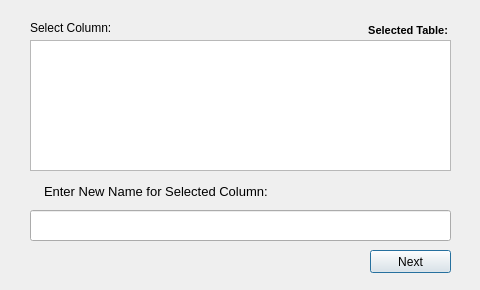
<?xml version="1.0" encoding="UTF-8"?>
<ui version="4.0">
 <class>Dialog</class>
 <widget class="QDialog" name="Dialog">
  <property name="geometry">
   <rect>
    <x>0</x>
    <y>0</y>
    <width>480</width>
    <height>290</height>
   </rect>
  </property>
  <property name="minimumSize">
   <size>
    <width>480</width>
    <height>290</height>
   </size>
  </property>
  <property name="maximumSize">
   <size>
    <width>480</width>
    <height>290</height>
   </size>
  </property>
  <property name="windowTitle">
   <string>Confirm Action!</string>
  </property>
  <property name="windowIcon">
   <iconset>
    <normaloff>icon.png</normaloff>icon.png</iconset>
  </property>
  <property name="sizeGripEnabled">
   <bool>false</bool>
  </property>
  <property name="modal">
   <bool>false</bool>
  </property>
  <widget class="QStackedWidget" name="stackedWidget">
   <property name="geometry">
    <rect>
     <x>0</x>
     <y>0</y>
     <width>481</width>
     <height>291</height>
    </rect>
   </property>
   <property name="contextMenuPolicy">
    <enum>Qt::PreventContextMenu</enum>
   </property>
   <property name="currentIndex">
    <number>0</number>
   </property>
   <widget class="QWidget" name="rename_box_page">
    <widget class="QLineEdit" name="renameCol_textBox">
     <property name="geometry">
      <rect>
       <x>30</x>
       <y>210</y>
       <width>421</width>
       <height>31</height>
      </rect>
     </property>
     <property name="styleSheet">
      <string notr="true">font: 12pt &quot;Terminal&quot;;</string>
     </property>
    </widget>
    <widget class="QWidget" name="horizontalLayoutWidget">
     <property name="geometry">
      <rect>
       <x>44</x>
       <y>180</y>
       <width>401</width>
       <height>22</height>
      </rect>
     </property>
     <layout class="QHBoxLayout" name="horizontalLayout">
      <item>
       <widget class="QLabel" name="label_4">
        <property name="font">
         <font>
          <pointsize>10</pointsize>
         </font>
        </property>
        <property name="text">
         <string>Enter New Name for Selected Column:</string>
        </property>
       </widget>
      </item>
      <item>
       <widget class="QLabel" name="selected_Col">
        <property name="sizePolicy">
         <sizepolicy hsizetype="Expanding" vsizetype="Expanding">
          <horstretch>0</horstretch>
          <verstretch>0</verstretch>
         </sizepolicy>
        </property>
        <property name="font">
         <font>
          <pointsize>9</pointsize>
          <weight>75</weight>
          <bold>true</bold>
         </font>
        </property>
        <property name="text">
         <string>&lt;none&gt;</string>
        </property>
        <property name="textFormat">
         <enum>Qt::PlainText</enum>
        </property>
        <property name="wordWrap">
         <bool>true</bool>
        </property>
       </widget>
      </item>
      <item>
       <spacer name="horizontalSpacer">
        <property name="orientation">
         <enum>Qt::Horizontal</enum>
        </property>
        <property name="sizeHint" stdset="0">
         <size>
          <width>40</width>
          <height>20</height>
         </size>
        </property>
       </spacer>
      </item>
     </layout>
    </widget>
    <widget class="QPushButton" name="next">
     <property name="geometry">
      <rect>
       <x>370</x>
       <y>250</y>
       <width>81</width>
       <height>23</height>
      </rect>
     </property>
     <property name="text">
      <string>Next</string>
     </property>
    </widget>
    <widget class="QListWidget" name="col_listWidget">
     <property name="geometry">
      <rect>
       <x>30</x>
       <y>40</y>
       <width>421</width>
       <height>131</height>
      </rect>
     </property>
     <property name="editTriggers">
      <set>QAbstractItemView::NoEditTriggers</set>
     </property>
    </widget>
    <widget class="QLabel" name="label_5">
     <property name="geometry">
      <rect>
       <x>30</x>
       <y>20</y>
       <width>141</width>
       <height>16</height>
      </rect>
     </property>
     <property name="font">
      <font>
       <pointsize>9</pointsize>
       <weight>50</weight>
       <italic>false</italic>
       <bold>false</bold>
      </font>
     </property>
     <property name="text">
      <string>Select Column:</string>
     </property>
    </widget>
    <widget class="QLabel" name="selectedTB">
     <property name="geometry">
      <rect>
       <x>210</x>
       <y>20</y>
       <width>241</width>
       <height>20</height>
      </rect>
     </property>
     <property name="font">
      <font>
       <pointsize>8</pointsize>
       <weight>75</weight>
       <bold>true</bold>
      </font>
     </property>
     <property name="text">
      <string>Selected Table: </string>
     </property>
     <property name="alignment">
      <set>Qt::AlignRight|Qt::AlignTrailing|Qt::AlignVCenter</set>
     </property>
    </widget>
   </widget>
   <widget class="QWidget" name="confirmation_page">
    <widget class="QLabel" name="label">
     <property name="geometry">
      <rect>
       <x>20</x>
       <y>70</y>
       <width>131</width>
       <height>131</height>
      </rect>
     </property>
     <property name="text">
      <string/>
     </property>
     <property name="pixmap">
      <pixmap>warning.png</pixmap>
     </property>
     <property name="scaledContents">
      <bool>true</bool>
     </property>
    </widget>
    <widget class="QLabel" name="label_3">
     <property name="geometry">
      <rect>
       <x>190</x>
       <y>90</y>
       <width>221</width>
       <height>21</height>
      </rect>
     </property>
     <property name="styleSheet">
      <string notr="true">font: 75 12pt &quot;Terminal&quot;;</string>
     </property>
     <property name="text">
      <string>!! LAST WARNING !!</string>
     </property>
    </widget>
    <widget class="QLabel" name="label_2">
     <property name="geometry">
      <rect>
       <x>190</x>
       <y>110</y>
       <width>251</width>
       <height>51</height>
      </rect>
     </property>
     <property name="styleSheet">
      <string notr="true">font: 12pt &quot;Montserrat&quot;;</string>
     </property>
     <property name="text">
      <string>Are you sure you want to rename the selected column:</string>
     </property>
     <property name="textFormat">
      <enum>Qt::PlainText</enum>
     </property>
     <property name="wordWrap">
      <bool>true</bool>
     </property>
    </widget>
    <widget class="QDialogButtonBox" name="buttonBox">
     <property name="enabled">
      <bool>false</bool>
     </property>
     <property name="geometry">
      <rect>
       <x>130</x>
       <y>260</y>
       <width>341</width>
       <height>21</height>
      </rect>
     </property>
     <property name="cursor">
      <cursorShape>PointingHandCursor</cursorShape>
     </property>
     <property name="focusPolicy">
      <enum>Qt::StrongFocus</enum>
     </property>
     <property name="orientation">
      <enum>Qt::Horizontal</enum>
     </property>
     <property name="standardButtons">
      <set>QDialogButtonBox::No|QDialogButtonBox::Yes</set>
     </property>
     <property name="centerButtons">
      <bool>false</bool>
     </property>
    </widget>
    <widget class="QPushButton" name="previous">
     <property name="geometry">
      <rect>
       <x>10</x>
       <y>260</y>
       <width>91</width>
       <height>23</height>
      </rect>
     </property>
     <property name="text">
      <string>Previous</string>
     </property>
    </widget>
    <widget class="QLabel" name="old_name_label">
     <property name="geometry">
      <rect>
       <x>180</x>
       <y>170</y>
       <width>101</width>
       <height>61</height>
      </rect>
     </property>
     <property name="font">
      <font>
       <pointsize>9</pointsize>
       <weight>75</weight>
       <bold>true</bold>
      </font>
     </property>
     <property name="text">
      <string>&lt;undefined&gt;</string>
     </property>
     <property name="textFormat">
      <enum>Qt::AutoText</enum>
     </property>
     <property name="scaledContents">
      <bool>false</bool>
     </property>
     <property name="alignment">
      <set>Qt::AlignRight|Qt::AlignTrailing|Qt::AlignVCenter</set>
     </property>
     <property name="wordWrap">
      <bool>true</bool>
     </property>
    </widget>
    <widget class="QLabel" name="new_name_label">
     <property name="geometry">
      <rect>
       <x>360</x>
       <y>170</y>
       <width>111</width>
       <height>61</height>
      </rect>
     </property>
     <property name="font">
      <font>
       <pointsize>9</pointsize>
       <weight>75</weight>
       <bold>true</bold>
      </font>
     </property>
     <property name="text">
      <string>&lt;undefined&gt;</string>
     </property>
     <property name="alignment">
      <set>Qt::AlignLeading|Qt::AlignLeft|Qt::AlignVCenter</set>
     </property>
     <property name="wordWrap">
      <bool>true</bool>
     </property>
    </widget>
    <widget class="QLabel" name="label_9">
     <property name="geometry">
      <rect>
       <x>300</x>
       <y>180</y>
       <width>41</width>
       <height>41</height>
      </rect>
     </property>
     <property name="font">
      <font>
       <pointsize>16</pointsize>
       <weight>75</weight>
       <bold>true</bold>
      </font>
     </property>
     <property name="text">
      <string>➔</string>
     </property>
     <property name="alignment">
      <set>Qt::AlignCenter</set>
     </property>
    </widget>
   </widget>
  </widget>
 </widget>
 <resources/>
 <connections>
  <connection>
   <sender>buttonBox</sender>
   <signal>accepted()</signal>
   <receiver>Dialog</receiver>
   <slot>accept()</slot>
   <hints>
    <hint type="sourcelabel">
     <x>248</x>
     <y>254</y>
    </hint>
    <hint type="destinationlabel">
     <x>157</x>
     <y>274</y>
    </hint>
   </hints>
  </connection>
  <connection>
   <sender>buttonBox</sender>
   <signal>rejected()</signal>
   <receiver>Dialog</receiver>
   <slot>reject()</slot>
   <hints>
    <hint type="sourcelabel">
     <x>316</x>
     <y>260</y>
    </hint>
    <hint type="destinationlabel">
     <x>286</x>
     <y>274</y>
    </hint>
   </hints>
  </connection>
 </connections>
</ui>
